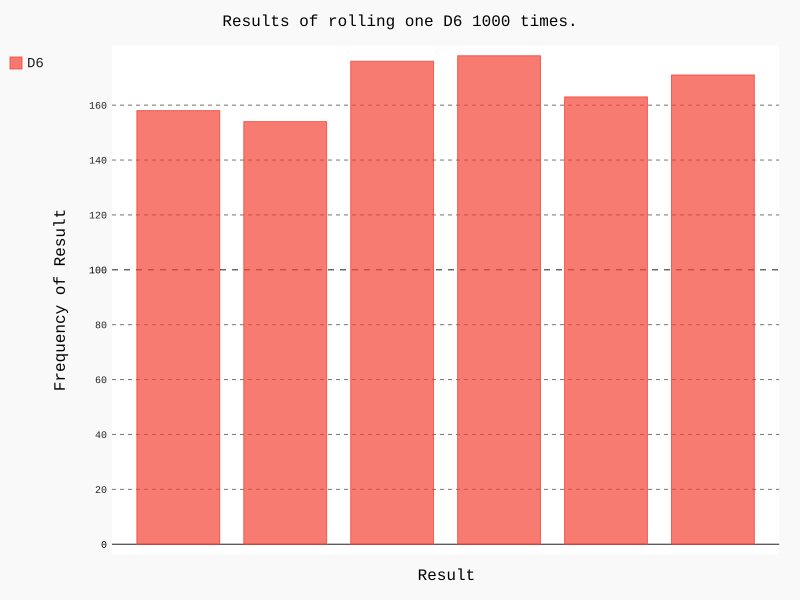

Source code (Python):
#coding:utf-8
import pygal

from die import Die

# 创建一个D6
die = Die()

# 掷几次骰子，并将结果存储在一个列表中
results = []
for roll_num in range(1000):
	result = die.roll()
	results.append(result)

# 分析结果
frequencies = []
for value in range(1, die.num_sides + 1):
	frequency = results.count(value)
	frequencies.append(frequency)

# 对结果进行可视化
hist = pygal.Bar()

hist.title = "Results of rolling one D6 1000 times."
hist.x_lables = ['1', '2', '3', '4', '5', '6']
hist.x_title = "Result"
hist.y_title = "Frequency of Result"

hist.add("D6", frequencies)
hist.render_to_file('die_visual.svg')
